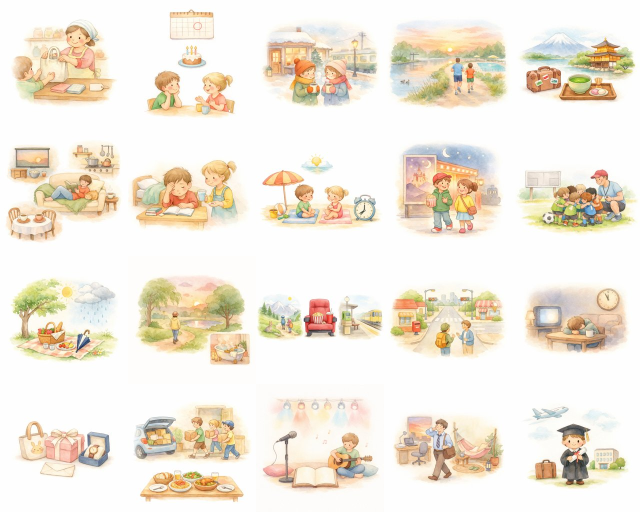
#> input picture worksheet/print/img/_contact2.jpg, 1280 x 1024 px (shown at 1/2 size)
$ python bake-img.py img/_contact2.jpg img/_contact3.jpg 5 5 5
#> lines starting #> are read from the running program, lines starting #| are printed output that depends on the picture
#!/usr/bin/env python3
"""삽화를 표시 크기 비율로 자르고, 가장자리 흰색 번짐을 픽셀에 직접 구워 넣는다 (PDF 투명 마스크를 쓰지 않기 위해).
사용: bake-img.py <src> <dst.jpg> <표시 가로px> <표시 세로px> <번짐px>"""
import sys
from PIL import Image, ImageDraw, ImageFilter
src, dst, w, h, fade = sys.argv[1], sys.argv[2], int(sys.argv[3]), int(sys.argv[4]), int(sys.argv[5])
im = Image.open(src).convert('RGB')
#> im is the input picture: PIL image 1280x1024 RGB; mean R, G, B 241.8, 233.9, 221.1
sw, sh = im.size
#> sw = 1280; sh = 1024
# cover 방식 가운데 자르기
if sw / sh > w / h:
    nw = round(sh * w / h); box = ((sw - nw) // 2, 0, (sw - nw) // 2 + nw, sh)
#> after `nw = round(sh * w / h)`: nw = 1024
#> after `box = ((sw - nw) // 2, 0, (sw - nw) // 2 + nw, sh)`: box = (128, 0, 1152, 1024)
else:
    nh = round(sw * h / w); box = (0, (sh - nh) // 2, sw, (sh - nh) // 2 + nh)
im = im.crop(box)
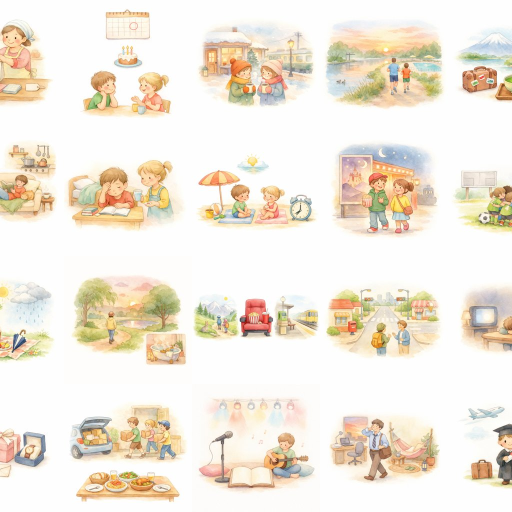
#> im: PIL image 1024x1024 RGB (shown at 1/2 size); mean R, G, B 242, 233.9, 221.1
scale = min(2.5, im.size[0] / w)            # 원본 해상도를 넘지 않는 선에서 최대 2.5배
#> scale = 2.5
ow, oh = max(1, round(w * scale)), max(1, round(h * scale))
#> ow = 12; oh = 12
im = im.resize((ow, oh), Image.LANCZOS)
f = max(2, round(fade * scale))
#> f = 12
mask = Image.new('L', (ow, oh), 0)
#> (the run stopped early here; a loop or call above may not have finished)
